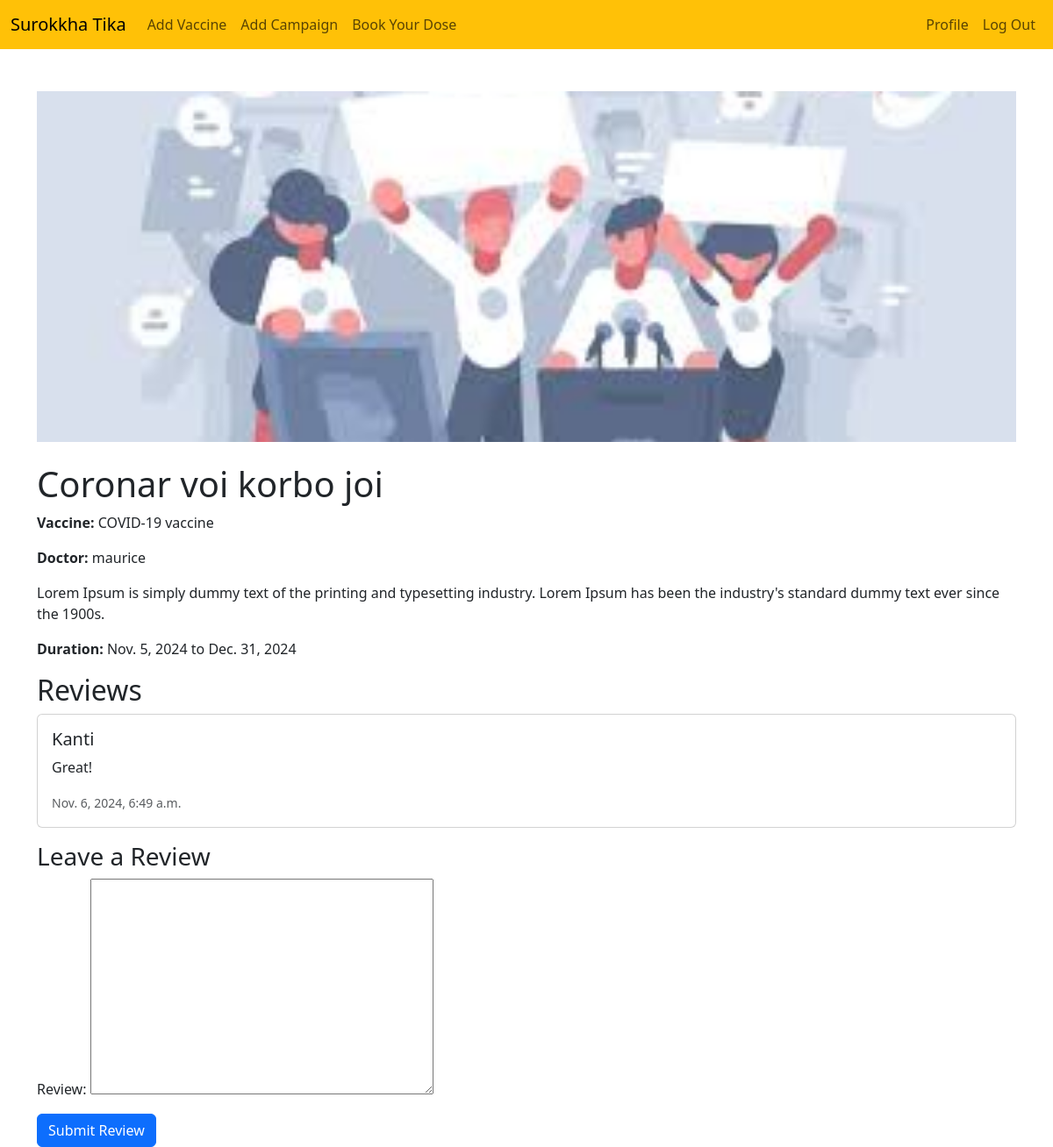
The app's page /campaign/1/ (signed in) with its own data.
### campaign/models.py (models this page shows, shortened)
class Campaign(models.Model):
    doctor = models.ForeignKey(User, on_delete=models.CASCADE, limit_choices_to={'doctor__role': 'Doctor'})
    vaccine = models.ForeignKey(Vaccine, on_delete=models.CASCADE)
    title = models.CharField(max_length=100)
    description = models.TextField()
    start_date = models.DateField()
    end_date = models.DateField()
    is_active = models.BooleanField(default=True)
    image = models.ImageField(upload_to="campaign/images", null=True)

class CampaignReview(models.Model):
    campaign = models.ForeignKey(Campaign, on_delete=models.CASCADE, related_name='reviews')
    patient = models.ForeignKey(User, on_delete=models.CASCADE)
    review = models.TextField()
    created_at = models.DateTimeField(auto_now_add=True)

### vaccine/models.py (models this page shows, shortened)
class Vaccine(models.Model):
    name = models.CharField(max_length=20)
    description = models.TextField()
    manufacturer = models.CharField(max_length=250)
    image = models.ImageField(upload_to="vaccine/images", null=True)
    available_doses = models.IntegerField(null=True, blank=True)
    admin_route = models.CharField(max_length=50, null=True, blank=True)
    side_effects = models.TextField(null=True, blank=True)

### campaign/views.py (the view)
# urls.py: path('campaign/<int:campaign_id>/', views.campaign_detail_view, name='campaign_detail'),
def campaign_detail_view(request, campaign_id):
    campaign = get_object_or_404(Campaign, id=campaign_id)
    reviews = campaign.reviews.all()
    user_booking = False
    if request.user.is_authenticated:
        user_booking = DoseBooking.objects.filter(patient=request.user, schedule__vaccine=campaign.vaccine).exists()
    if request.method == 'POST':
        if not user_booking:
            messages.error(request, 'You must book this campaign before leaving a review.')
            return redirect('campaign_detail', campaign_id=campaign.id)
        form = CampaignReviewForm(request.POST)
        if form.is_valid():
            review = form.save(commit=False)
            review.campaign = campaign
            review.patient = request.user
            review.save()
            messages.success(request, 'Your review has been submitted successfully.')
            return redirect('campaign_detail', campaign_id=campaign.id)
    else:
        form = CampaignReviewForm()
    context = {
        'campaign': campaign,
        'reviews': reviews,
        'form': form,
        'user_can_review': user_booking,
        'vaccine_name': campaign.vaccine.name,
        'doctor_name': campaign.doctor.username if campaign.doctor else 'N/A',
    }
    return render(request, 'campaign/campaign_detail.html', context)

### campaign/forms.py
class CampaignReviewForm(forms.ModelForm):
    class Meta:
        model = CampaignReview
        fields = ['review']

### campaign/templates/campaign/campaign_detail.html (shortened to what this page needs)
<!DOCTYPE html>
<html lang="en">
<head>
    <link href="https://cdn.jsdelivr.net/npm/bootstrap@5.3.3/dist/css/bootstrap.min.css" rel="stylesheet">
</head>
<body>
    <nav class="navbar navbar-expand-lg navbar-light bg-warning">
        <div class="container-fluid">
            <a class="navbar-brand" href="{% url 'home' %}">Surokkha Tika</a>
            <div class="collapse navbar-collapse" id="navbarNav">
                <ul class="navbar-nav me-auto">
                    {% if user.is_authenticated %}
                        <li class="nav-item">
                            <a class="nav-link" href="{% url 'add_vaccine' %}">Add Vaccine</a>
                        </li>
                        <li class="nav-item">
                            <a class="nav-link" href="{% url 'create_campaign' %}">Add Campaign</a>
                        </li>
                        <li class="nav-item">
                            <a class="nav-link" href="{% url 'book_dose' %}">Book Your Dose</a>
                        </li>
                    {% endif %}
                </ul>
                <ul class="navbar-nav ms-auto">
                    {% if user.is_authenticated %}
                        <li class="nav-item">
                            <a class="nav-link" href="{% url 'profile' %}">Profile</a>
                        </li>
                        <li class="nav-item">
                            <a class="nav-link" href="{% url 'logout' %}">Log Out</a>
                        </li>
                    {% endif %}
                </ul>
            </div>
        </div>
    </nav>
    <div class="container mt-5">
        <img src="{{ campaign.image.url }}" alt="{{ campaign.title }}" class="img-fluid mb-4" style="max-height: 400px; object-fit: cover; width: 100%;">
        <h1>{{ campaign.title }}</h1>
        <p><strong>Vaccine:</strong> {{ vaccine_name }}</p>
        <p><strong>Doctor:</strong> {{ doctor_name }}</p>
        <p>{{ campaign.description }}</p>
        <p><strong>Duration:</strong> {{ campaign.start_date }} to {{ campaign.end_date }}</p>
        <h2>Reviews</h2>
        {% for review in reviews %}
            <div class="card mb-3">
                <div class="card-body">
                    <h5 class="card-title">{{ review.patient.username }}</h5>
                    <p class="card-text">{{ review.review }}</p>
                    <p class="card-text"><small class="text-muted">{{ review.created_at }}</small></p>
                </div>
            </div>
        {% empty %}
            <p>No reviews yet.</p>
        {% endfor %}
        {% if user_can_review %}
            <h3>Leave a Review</h3>
            <form method="POST">
                {{ form.as_p }}
                <button type="submit" class="btn btn-primary">Submit Review</button>
            </form>
        {% else %}
            <p>You need to book this campaign before leaving a review.</p>
        {% endif %}
    </div>
</body>
</html>

### records on screen
Campaign: image (picture), title "Coronar voi korbo joi", description "Lorem Ipsum is simply dummy text of the printing and typesetting industry. Lorem Ipsum has been the industry's standard dummy text ever since the 1900s.", start_date "Nov. 5, 2024", end_date "Dec. 31, 2024"
Vaccine: name "COVID-19 vaccine"
CampaignReview: patient.username "Kanti", review "Great!", created_at "Nov. 6, 2024, 6:49 a.m."

### other values on screen
{{ doctor_name }} "maurice"
